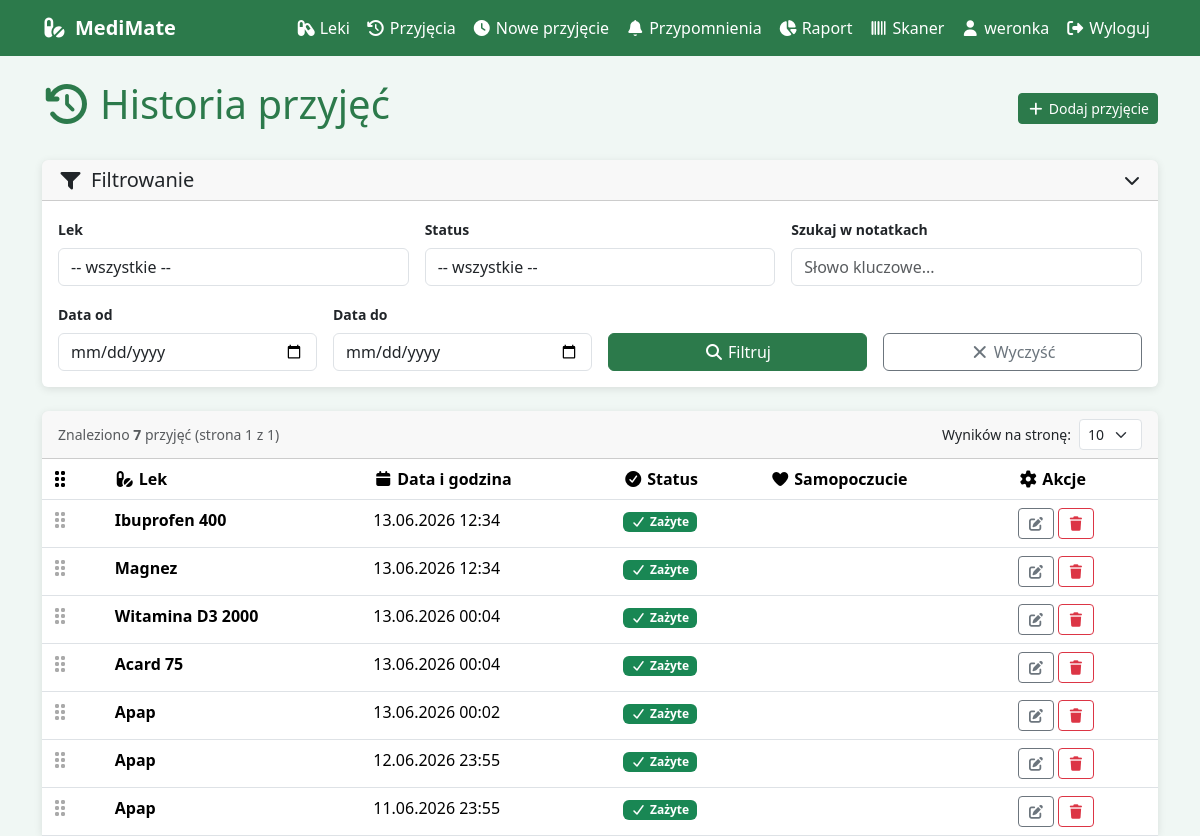
The app's page /przyjecia/ (signed in) with its own data.
### leki/models.py (models this page shows, shortened)
class PrzyjecieLeku(models.Model):
    STATUS_CHOICES = [
        ('zazyte', 'Zażyte'),
        ('niezazyte', 'Niezażyte'),
    ]
    lek = models.ForeignKey(Lek, on_delete=models.CASCADE, related_name='przyjecia')
    uzytkownik = models.ForeignKey(User, on_delete=models.CASCADE, related_name='przyjecia')
    data_godzina = models.DateTimeField()
    status = models.CharField(max_length=20, choices=STATUS_CHOICES, default='niezazyte')
    notatka_samopoczucia = models.TextField(blank=True)
    class Meta:
        verbose_name = "Przyjęcie leku"
        verbose_name_plural = "Przyjęcia leków"
        ordering = ['-data_godzina']

class Lek(models.Model):
    nazwa = models.CharField(max_length=200)
    substancja_aktywna = models.CharField(max_length=200)
    instrukcja = models.TextField(help_text="Dawkowanie, pora dnia, z czym nie łączyć")
    interakcje = models.ManyToManyField(
        'self',
        blank=True,
        verbose_name="Interakcje z innymi lekami"
    )
    uzytkownik = models.ForeignKey(
        User,
        on_delete=models.CASCADE,
        related_name='leki',
        null=True
    )
    cena = models.DecimalField(
        max_digits=8, decimal_places=2,
        null=True, blank=True,
        verbose_name="Cena opakowania (zł)",
        help_text="Cena jednego opakowania w złotych"
    )
    ilosc_w_opakowaniu = models.PositiveIntegerField(
        null=True, blank=True,
        verbose_name="Liczba tabletek / dawek w opakowaniu",
        help_text="Np. 20 tabletek, 30 kapsułek"
    )
    kod_kreskowy = models.CharField(
        max_length=30, blank=True,
        verbose_name="Kod kreskowy (EAN)",
        help_text="Wpisz lub zeskanuj kod z opakowania"
    )
    def __str__(self):
        return self.nazwa
    class Meta:
        verbose_name = "Lek"
        verbose_name_plural = "Leki"

### leki/views.py (the view, shortened to what this page needs)
# urls.py: path('przyjecia/', views.lista_przyjec, name='lista_przyjec'),
@login_required
def lista_przyjec(request):
    qs = PrzyjecieLeku.objects.filter(uzytkownik=request.user).select_related('lek')
    form = FiltrPrzyjeciaForm(request.GET or None, user=request.user)
    wyniki_na_stronie = request.GET.get('na_stronie', '10')
    try:
        wyniki_na_stronie = int(wyniki_na_stronie)
        if wyniki_na_stronie not in [5, 10, 25, 50]:
            wyniki_na_stronie = 10
    except ValueError:
        wyniki_na_stronie = 10
    paginator = Paginator(qs, wyniki_na_stronie)
    strona = request.GET.get('strona', 1)
    try:
        przyjecia_strona = paginator.page(strona)
    except Exception:
        przyjecia_strona = paginator.page(1)
    get_params = request.GET.copy()
    get_params.pop('strona', None)
    return render(request, 'leki/lista_przyjec.html', {
        'przyjecia': przyjecia_strona,
        'form': form,
        'paginator': paginator,
        'wyniki_na_stronie': wyniki_na_stronie,
        'get_params': get_params.urlencode(),
        'opcje_na_stronie': [5, 10, 25, 50],
    })

### leki/templates/leki/lista_przyjec.html (shortened to what this page needs)
{% extends 'leki/base.html' %}
{% block content %}
<div class="d-flex justify-content-between align-items-center mb-4">
    <h1><i class="fas fa-history me-2"></i>Historia przyjęć</h1>
    <a href="{% url 'dodaj_przyjecie' %}" class="btn btn-primary btn-sm">
        <i class="fas fa-plus me-1"></i>Dodaj przyjęcie
    </a>
</div>
<div class="card mb-4">
    <div class="card-header d-flex justify-content-between align-items-center"
         style="cursor:pointer;" onclick="toggleFiltr()">
        <h5 class="mb-0"><i class="fas fa-filter me-2"></i>Filtrowanie</h5>
        <i class="fas fa-chevron-down" id="ikona-filtr"></i>
    </div>
    <div id="panel-filtrowania">
        <div class="card-body">
            <form method="get">
                <div class="row g-3">
                    <div class="col-md-4">
                        <label class="form-label small fw-bold">{{ form.lek.label }}</label>
                        {{ form.lek }}
                    </div>
                    <div class="col-md-4">
                        <label class="form-label small fw-bold">{{ form.status.label }}</label>
                        {{ form.status }}
                    </div>
                    <div class="col-md-4">
                        <label class="form-label small fw-bold">{{ form.notatka.label }}</label>
                        {{ form.notatka }}
                    </div>
                    <div class="col-md-3">
                        <label class="form-label small fw-bold">{{ form.data_od.label }}</label>
                        {{ form.data_od }}
                    </div>
                    <div class="col-md-3">
                        <label class="form-label small fw-bold">{{ form.data_do.label }}</label>
                        {{ form.data_do }}
                    </div>
                    <div class="col-md-3 d-flex align-items-end">
                        <button type="submit" class="btn btn-primary w-100">
                            <i class="fas fa-search me-1"></i>Filtruj
                        </button>
                    </div>
                    <div class="col-md-3 d-flex align-items-end">
                        <a href="{% url 'lista_przyjec' %}" class="btn btn-outline-secondary w-100">
                            <i class="fas fa-times me-1"></i>Wyczyść
                        </a>
                    </div>
                </div>
            </form>
        </div>
    </div>
</div>
<div class="card">
    <div class="card-header d-flex justify-content-between align-items-center">
        <span class="small text-muted">
            Znaleziono <strong>{{ paginator.count }}</strong> przyjęć
            (strona {{ przyjecia.number }} z {{ paginator.num_pages }})
        </span>
        <div class="d-flex align-items-center gap-2">
            <label class="small mb-0">Wyników na stronę:</label>
            <select class="form-select form-select-sm" style="width:auto;"
                    onchange="zmienNaStronie(this.value)">
                {% for opcja in opcje_na_stronie %}
                <option value="{{ opcja }}" {% if opcja == wyniki_na_stronie %}selected{% endif %}>
                    {{ opcja }}
                </option>
                {% endfor %}
            </select>
        </div>
    </div>
    <div class="card-body p-0">
        {% if przyjecia %}
        <table class="table table-hover mb-0">
            <thead>
                <tr>
                    <th><i class="fas fa-grip-vertical me-1"></i></th>
                    <th><i class="fas fa-pills me-1"></i>Lek</th>
                    <th><i class="fas fa-calendar me-1"></i>Data i godzina</th>
                    <th><i class="fas fa-check-circle me-1"></i>Status</th>
                    <th><i class="fas fa-heart me-1"></i>Samopoczucie</th>
                    <th><i class="fas fa-cog me-1"></i>Akcje</th>
                </tr>
            </thead>
            <tbody id="przyjecia-tbody">
                {% for p in przyjecia %}
                <tr class="przyjecie-row" data-id="{{ p.pk }}">
                    <td style="color:#aaa; cursor:grab;"><i class="fas fa-grip-vertical"></i></td>
                    <td><strong>{{ p.lek.nazwa }}</strong></td>
                    <td>{{ p.data_godzina|date:"d.m.Y H:i" }}</td>
                    <td>
                        <a href="{% url 'zmien_status' p.pk %}" style="text-decoration:none;">
                            {% if p.status == 'zazyte' %}
                            <span class="badge bg-success"><i class="fas fa-check me-1"></i>Zażyte</span>
                            {% else %}
                            <span class="badge bg-warning text-dark"><i class="fas fa-times me-1"></i>Niezażyte</span>
                            {% endif %}
                        </a>
                    </td>
                    <td class="small text-muted">{{ p.notatka_samopoczucia|truncatechars:40 }}</td>
                    <td>
                        <a href="{% url 'edytuj_przyjecie' p.pk %}" class="btn btn-sm btn-outline-secondary">
                            <i class="fas fa-edit"></i>
                        </a>
                        <a href="{% url 'usun_przyjecie' p.pk %}" class="btn btn-sm btn-outline-danger">
                            <i class="fas fa-trash"></i>
                        </a>
                    </td>
                </tr>
                {% endfor %}
            </tbody>
        </table>
        {% else %}
        <div class="p-4 text-center text-muted">
            <i class="fas fa-search fa-2x mb-3 d-block"></i>
            Brak przyjęć spełniających kryteria.
        </div>
        {% endif %}
    </div>
</div>
{% endblock %}

### leki/templates/leki/base.html (shortened to what this page needs)
{% load static %}
<!DOCTYPE html>
<html lang="pl">
<head>
    <link rel="stylesheet" href="{% static 'leki/css/bootstrap.min.css' %}">
    <link rel="stylesheet" href="{% static 'leki/css/all.min.css' %}">
</head>
<body>
    <nav class="navbar navbar-expand-lg mb-4">
        <div class="container">
            <a class="navbar-brand fw-bold" href="{% url 'strona_glowna' %}">
                <i class="fas fa-pills me-2"></i>MediMate
            </a>
            <div class="collapse navbar-collapse" id="navMenu">
                <ul class="navbar-nav ms-auto">
                    {% if user.is_authenticated %}
                    <li class="nav-item">
                        <a class="nav-link" href="{% url 'lista_lekow' %}">
                            <i class="fas fa-capsules me-1"></i>Leki
                        </a>
                    </li>
                    <li class="nav-item">
                        <a class="nav-link" href="{% url 'lista_przyjec' %}">
                            <i class="fas fa-history me-1"></i>Przyjęcia
                        </a>
                    </li>
                    <li class="nav-item">
                        <a class="nav-link" href="{% url 'dodaj_przyjecie' %}">
                            <i class="fas fa-clock me-1"></i>Nowe przyjęcie
                        </a>
                    </li>
                    <li class="nav-item">
                        <a class="nav-link" href="{% url 'harmonogram_lista' %}">
                            <i class="fas fa-bell me-1"></i>Przypomnienia
                        </a>
                    </li>
                    <li class="nav-item">
                        <a class="nav-link" href="{% url 'raport' %}">
                            <i class="fas fa-chart-pie me-1"></i>Raport
                        </a>
                    </li>
                    <li class="nav-item">
                        <a class="nav-link" href="{% url 'skaner' %}">
                            <i class="fas fa-barcode me-1"></i>Skaner
                        </a>
                    </li>
                    <li class="nav-item">
                        <a class="nav-link" href="{% url 'edytuj_profil' %}">
                            <i class="fas fa-user me-1"></i>{{ user.username }}
                        </a>
                    </li>
                    <li class="nav-item">
                        <a class="nav-link" href="{% url 'wylogowanie' %}">
                            <i class="fas fa-sign-out-alt me-1"></i>Wyloguj
                        </a>
                    </li>
                    {% endif %}
                </ul>
            </div>
        </div>
    </nav>
    <div class="container">
        {% block content %}{% endblock %}
    </div>
</body>
</html>

### leki/templates/leki/base.html (style rules this page uses)
body { background: #f0f7f4; }
.navbar { background: #2c7a4b !important; }
.navbar-brand, .nav-link { color: white !important; }
.card { border: none; box-shadow: 0 2px 8px rgba(0,0,0,0.1); }
.btn-primary { background: #2c7a4b; border-color: #2c7a4b; }
h1, h2 { color: #2c7a4b; }
.table thead { background: #2c7a4b; color: white; }

### records on screen
PrzyjecieLeku: lek.nazwa "Ibuprofen 400", data_godzina "13.06.2026 12:34", status "zazyte" (drawn)
PrzyjecieLeku: lek.nazwa "Magnez", data_godzina "13.06.2026 12:34", status "zazyte" (drawn)
PrzyjecieLeku: lek.nazwa "Witamina D3 2000", data_godzina "13.06.2026 00:04", status "zazyte" (drawn)
PrzyjecieLeku: lek.nazwa "Acard 75", data_godzina "13.06.2026 00:04", status "zazyte" (drawn)
PrzyjecieLeku: lek.nazwa "Apap", data_godzina "13.06.2026 00:02", status "zazyte" (drawn)
PrzyjecieLeku: lek.nazwa "Apap", data_godzina "12.06.2026 23:55", status "zazyte" (drawn)
PrzyjecieLeku: lek.nazwa "Apap", data_godzina "11.06.2026 23:55", status "zazyte" (drawn)

### other values on screen
{{ user.username }} "weronka"
{{ paginator.count }} "7"
{{ przyjecia.number }} "1"
{{ paginator.num_pages }} "1"
form field value "10"
